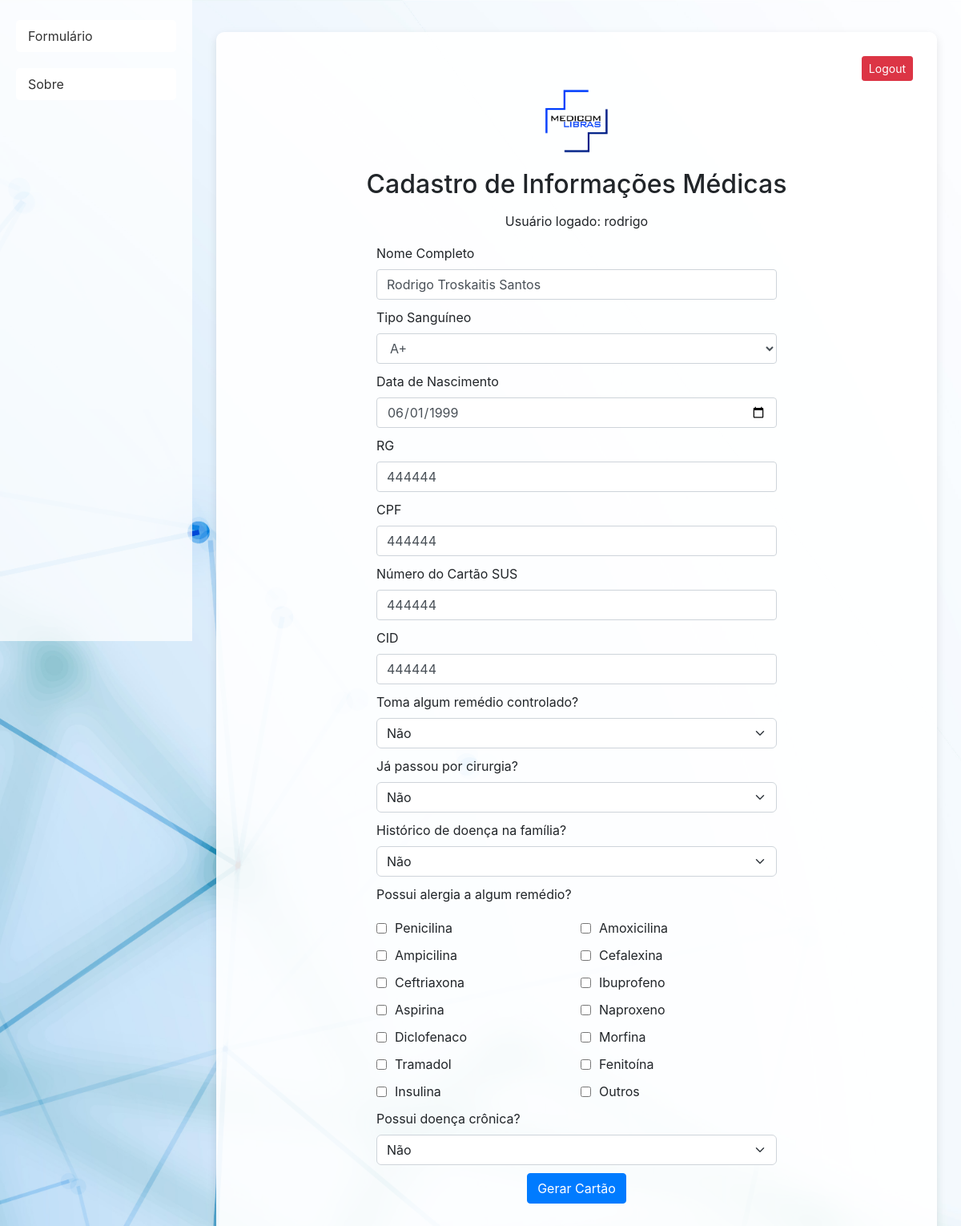
Page / (signed in) on the earlier database version.
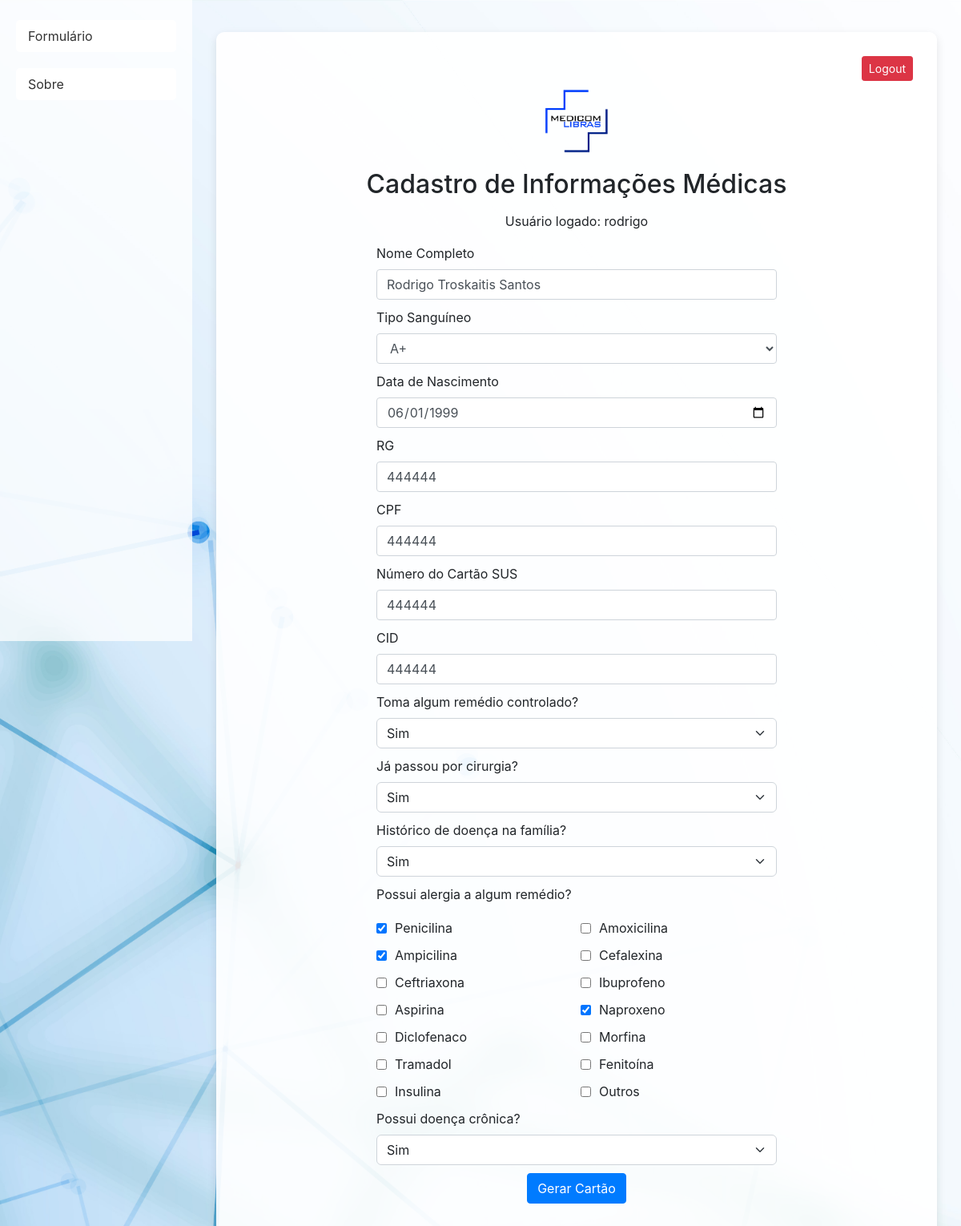
Same page on the later database version.
### app.py (models this page shows)
class MedicalRecord(db.Model):
    id = db.Column(db.Integer, primary_key=True)
    user_id = db.Column(db.Integer, db.ForeignKey('user.id'), nullable=False)  # Relacionamento com o usuário
    name = db.Column(db.String(150), nullable=False)
    blood_type = db.Column(db.String(3), nullable=False)
    birth_date = db.Column(db.Date, nullable=False)
    rg = db.Column(db.String(20), nullable=False)
    cpf = db.Column(db.String(20), nullable=False)
    sus_number = db.Column(db.String(20), nullable=False)
    cid = db.Column(db.String(10), nullable=False)
    medication = db.Column(db.Text, nullable=False)
    surgery = db.Column(db.Text, nullable=False)
    family_diseases = db.Column(db.Text, nullable=False)
    allergies = db.Column(db.Text, nullable=False)
    chronic_disease = db.Column(db.Text, nullable=False)
    user = db.relationship('User', backref='medical_records')  # Relacionamento com o modelo User

### app.py (the view, shortened to what this page needs)
@app.route('/', methods=['GET', 'POST'])
@login_required
def index():
    form = MedicalForm()
    existing_record = MedicalRecord.query.filter_by(user_id=current_user.id).first()
    if existing_record and request.method == 'GET':
        form.name.data = existing_record.name
        form.blood_type.data = existing_record.blood_type
        form.birth_date.data = existing_record.birth_date
        form.rg.data = existing_record.rg
        form.cpf.data = existing_record.cpf
        form.sus_number.data = existing_record.sus_number
        form.cid.data = existing_record.cid
        form.medication.data = existing_record.medication.lower()
        form.surgery.data = existing_record.surgery.lower()
        form.family_diseases.data = existing_record.family_diseases.lower()
        form.allergies.data = existing_record.allergies.split(', ')
        form.chronic_disease.data = existing_record.chronic_disease.lower()
    return render_template('form.html', form=form)

### app.py (called while the page is built)
@login_manager.user_loader
def load_user(user_id):
    return User.query.get(int(user_id))

def verify_static_file(filename):
    filepath = os.path.join(app.static_folder, filename)
    if not os.path.exists(filepath):
        print(f"Arquivo não encontrado: {filepath}")
        return False
    return True

@app.before_request
def check_static_files():
    verify_static_file('Logo.png')
    verify_static_file('background.png')

### templates/form.html (shortened to what this page needs)
<!DOCTYPE html>
<html lang="pt-br">
<head>
    <link rel="stylesheet" href="https://stackpath.bootstrapcdn.com/bootstrap/4.5.2/css/bootstrap.min.css">
</head>
<body>
    <div class="sidebar">
        <nav class="sidebar-nav">
            <a href="{{ url_for('index') }}">Formulário</a>
            <a href="{{ url_for('informative') }}">Sobre</a>
        </nav>
    </div>
    <div class="main-content">
        <div class="container">
            <div class="logout-button">
                <form method="POST" action="{{ url_for('logout') }}">
                    <button type="submit" class="btn btn-danger btn-sm">Logout</button>
                </form>
            </div>
            <img src="{{ url_for('static', filename='Logo.png') }}" alt="Logo" class="logo">
            <h1>Cadastro de Informações Médicas</h1>
            <p class="text-center">Usuário logado: {{ current_user.username }}</p>
            <div class="form-wrapper">
                <form method="POST" action="/">
                    <div class="form-group">
                        {{ form.name.label(class="form-label") }}
                        {{ form.name(class="form-control") }}
                    </div>
                    <div class="form-group">
                        {{ form.blood_type.label(class="form-label") }}
                        {{ form.blood_type(class="form-control") }}
                    </div>
                    <div class="form-group">
                        {{ form.birth_date.label(class="form-label") }}
                        {{ form.birth_date(class="form-control") }}
                    </div>
                    <div class="form-group">
                        {{ form.rg.label(class="form-label") }}
                        {{ form.rg(class="form-control") }}
                    </div>
                    <div class="form-group">
                        {{ form.cpf.label(class="form-label") }}
                        {{ form.cpf(class="form-control") }}
                    </div>
                    <div class="form-group">
                        {{ form.sus_number.label(class="form-label") }}
                        {{ form.sus_number(class="form-control") }}
                    </div>
                    <div class="form-group">
                        {{ form.cid.label(class="form-label") }}
                        {{ form.cid(class="form-control") }}
                    </div>
                    <div class="form-group">
                        {{ form.medication.label(class="form-label") }}
                        {{ form.medication(class="form-select") }}
                    </div>
                    <div class="form-group">
                        {{ form.surgery.label(class="form-label") }}
                        {{ form.surgery(class="form-select") }}
                    </div>
                    <div class="form-group">
                        {{ form.family_diseases.label(class="form-label") }}
                        {{ form.family_diseases(class="form-select") }}
                    </div>
                    <div class="form-group">
                        {{ form.allergies.label(class="form-label") }}
                        <div class="checkbox-grid">
                            {% for checkbox in form.allergies %}
                                <div class="checkbox-item">
                                    {{ checkbox(class="checkbox-input") }}
                                    {{ checkbox.label(class="checkbox-label") }}
                                </div>
                            {% endfor %}
                        </div>
                    </div>
                    <div class="form-group">
                        {{ form.chronic_disease.label(class="form-label") }}
                        {{ form.chronic_disease(class="form-select") }}
                    </div>
                    <div class="form-group text-center">
                        <button type="submit" class="btn btn-primary">Gerar Cartão</button>
                    </div>
                </form>
            </div>
        </div>
    </div>
</body>
</html>

Differences in the rows shown:
changed MedicalRecord "Rodrigo Troskaitis Santos": medication "Não" → "Sim"; surgery "Não" → "Sim"; family_diseases "Não" → "Sim"; chronic_disease "Não" → "Sim"
Other differences:
form field allergies: "☐" → "☑"
